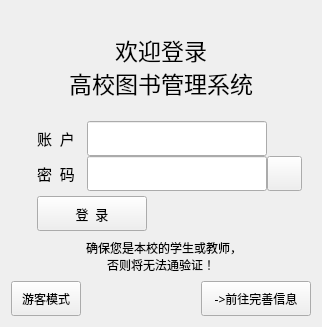
        <widget class="QWidget" name="page_login">
         <layout class="QGridLayout" name="gridLayout_2">
          <item row="0" column="0">
           <widget class="QWidget" name="widget_3" native="true">
            <layout class="QGridLayout" name="gridLayout_5">
             <property name="leftMargin">
              <number>0</number>
             </property>
             <property name="topMargin">
              <number>0</number>
             </property>
             <property name="rightMargin">
              <number>0</number>
             </property>
             <property name="bottomMargin">
              <number>0</number>
             </property>
             <property name="spacing">
              <number>0</number>
             </property>
             <item row="1" column="0">
              <widget class="QWidget" name="widget_4" native="true">
               <property name="maximumSize">
                <size>
                 <width>300</width>
                 <height>16777215</height>
                </size>
               </property>
               <layout class="QGridLayout" name="gridLayout_3">
                <property name="leftMargin">
                 <number>0</number>
                </property>
                <property name="topMargin">
                 <number>0</number>
                </property>
                <property name="rightMargin">
                 <number>0</number>
                </property>
                <property name="bottomMargin">
                 <number>0</number>
                </property>
                <property name="spacing">
                 <number>0</number>
                </property>
                <item row="1" column="3">
                 <widget class="QPushButton" name="btn_pwdVisible">
                  <property name="minimumSize">
                   <size>
                    <width>35</width>
                    <height>35</height>
                   </size>
                  </property>
                  <property name="maximumSize">
                   <size>
                    <width>35</width>
                    <height>35</height>
                   </size>
                  </property>
                  <property name="text">
                   <string/>
                  </property>
                  <property name="icon">
                   <iconset resource="../res.qrc">
                    <normaloff>:/img/pwdClose.png</normaloff>:/img/pwdClose.png</iconset>
                  </property>
                  <property name="iconSize">
                   <size>
                    <width>30</width>
                    <height>30</height>
                   </size>
                  </property>
                 </widget>
                </item>
                <item row="0" column="3">
                 <spacer name="horizontalSpacer">
                  <property name="orientation">
                   <enum>Qt::Horizontal</enum>
                  </property>
                  <property name="sizeType">
                   <enum>QSizePolicy::Maximum</enum>
                  </property>
                  <property name="sizeHint" stdset="0">
                   <size>
                    <width>35</width>
                    <height>20</height>
                   </size>
                  </property>
                 </spacer>
                </item>
                <item row="0" column="2">
                 <widget class="QLineEdit" name="lineEdit_loginId">
                  <property name="minimumSize">
                   <size>
                    <width>180</width>
                    <height>35</height>
                   </size>
                  </property>
                  <property name="maximumSize">
                   <size>
                    <width>180</width>
                    <height>35</height>
                   </size>
                  </property>
                  <property name="font">
                   <font>
                    <family>微软雅黑</family>
                    <pointsize>10</pointsize>
                   </font>
                  </property>
                  <property name="text">
                   <string/>
                  </property>
                 </widget>
                </item>
                <item row="1" column="0">
                 <widget class="QLabel" name="label_5">
                  <property name="minimumSize">
                   <size>
                    <width>26</width>
                    <height>26</height>
                   </size>
                  </property>
                  <property name="maximumSize">
                   <size>
                    <width>26</width>
                    <height>26</height>
                   </size>
                  </property>
                  <property name="font">
                   <font>
                    <family>微软雅黑</family>
                    <pointsize>10</pointsize>
                   </font>
                  </property>
                  <property name="text">
                   <string/>
                  </property>
                  <property name="pixmap">
                   <pixmap resource="../res.qrc">:/img/pwd.png</pixmap>
                  </property>
                  <property name="scaledContents">
                   <bool>true</bool>
                  </property>
                 </widget>
                </item>
                <item row="0" column="0">
                 <widget class="QLabel" name="label_4">
                  <property name="minimumSize">
                   <size>
                    <width>26</width>
                    <height>26</height>
                   </size>
                  </property>
                  <property name="maximumSize">
                   <size>
                    <width>26</width>
                    <height>26</height>
                   </size>
                  </property>
                  <property name="font">
                   <font>
                    <family>微软雅黑</family>
                    <pointsize>10</pointsize>
                   </font>
                  </property>
                  <property name="text">
                   <string/>
                  </property>
                  <property name="pixmap">
                   <pixmap resource="../res.qrc">:/img/id.png</pixmap>
                  </property>
                  <property name="scaledContents">
                   <bool>true</bool>
                  </property>
                 </widget>
                </item>
                <item row="1" column="2">
                 <widget class="QLineEdit" name="lineEdit_loginPwd">
                  <property name="minimumSize">
                   <size>
                    <width>180</width>
                    <height>35</height>
                   </size>
                  </property>
                  <property name="maximumSize">
                   <size>
                    <width>180</width>
                    <height>35</height>
                   </size>
                  </property>
                  <property name="font">
                   <font>
                    <family>微软雅黑</family>
                    <pointsize>10</pointsize>
                   </font>
                  </property>
                  <property name="text">
                   <string/>
                  </property>
                  <property name="echoMode">
                   <enum>QLineEdit::Password</enum>
                  </property>
                 </widget>
                </item>
                <item row="1" column="1">
                 <widget class="QLabel" name="label_3">
                  <property name="minimumSize">
                   <size>
                    <width>50</width>
                    <height>35</height>
                   </size>
                  </property>
                  <property name="maximumSize">
                   <size>
                    <width>50</width>
                    <height>35</height>
                   </size>
                  </property>
                  <property name="font">
                   <font>
                    <family>微软雅黑</family>
                    <pointsize>11</pointsize>
                   </font>
                  </property>
                  <property name="text">
                   <string>密  码</string>
                  </property>
                 </widget>
                </item>
                <item row="0" column="1">
                 <widget class="QLabel" name="label_2">
                  <property name="minimumSize">
                   <size>
                    <width>50</width>
                    <height>35</height>
                   </size>
                  </property>
                  <property name="maximumSize">
                   <size>
                    <width>50</width>
                    <height>35</height>
                   </size>
                  </property>
                  <property name="font">
                   <font>
                    <family>微软雅黑</family>
                    <pointsize>11</pointsize>
                   </font>
                  </property>
                  <property name="text">
                   <string>账  户</string>
                  </property>
                 </widget>
                </item>
                <item row="1" column="4">
                 <spacer name="horizontalSpacer_12">
                  <property name="orientation">
                   <enum>Qt::Horizontal</enum>
                  </property>
                  <property name="sizeHint" stdset="0">
                   <size>
                    <width>40</width>
                    <height>20</height>
                   </size>
                  </property>
                 </spacer>
                </item>
               </layout>
              </widget>
             </item>
             <item row="3" column="0">
              <widget class="QWidget" name="widget_5" native="true">
               <property name="minimumSize">
                <size>
                 <width>0</width>
                 <height>35</height>
                </size>
               </property>
               <property name="maximumSize">
                <size>
                 <width>300</width>
                 <height>35</height>
                </size>
               </property>
               <layout class="QGridLayout" name="gridLayout_4">
                <property name="leftMargin">
                 <number>0</number>
                </property>
                <property name="topMargin">
                 <number>0</number>
                </property>
                <property name="rightMargin">
                 <number>0</number>
                </property>
                <property name="bottomMargin">
                 <number>0</number>
                </property>
                <property name="spacing">
                 <number>0</number>
                </property>
                <item row="0" column="0">
                 <spacer name="horizontalSpacer_2">
                  <property name="orientation">
                   <enum>Qt::Horizontal</enum>
                  </property>
                  <property name="sizeType">
                   <enum>QSizePolicy::Maximum</enum>
                  </property>
                  <property name="sizeHint" stdset="0">
                   <size>
                    <width>26</width>
                    <height>20</height>
                   </size>
                  </property>
                 </spacer>
                </item>
                <item row="0" column="1">
                 <widget class="QPushButton" name="btn_login">
                  <property name="minimumSize">
                   <size>
                    <width>110</width>
                    <height>35</height>
                   </size>
                  </property>
                  <property name="maximumSize">
                   <size>
                    <width>110</width>
                    <height>355</height>
                   </size>
                  </property>
                  <property name="font">
                   <font>
                    <family>微软雅黑</family>
                    <pointsize>10</pointsize>
                   </font>
                  </property>
                  <property name="text">
                   <string>登  录</string>
                  </property>
                 </widget>
                </item>
                <item row="0" column="2">
                 <widget class="QLabel" name="lab_loginTip">
                  <property name="minimumSize">
                   <size>
                    <width>150</width>
                    <height>35</height>
                   </size>
                  </property>
                  <property name="maximumSize">
                   <size>
                    <width>16777215</width>
                    <height>35</height>
                   </size>
                  </property>
                  <property name="font">
                   <font>
                    <family>微软雅黑</family>
                   </font>
                  </property>
                  <property name="text">
                   <string/>
                  </property>
                  <property name="alignment">
                   <set>Qt::AlignCenter</set>
                  </property>
                 </widget>
                </item>
               </layout>
              </widget>
             </item>
             <item row="2" column="0">
              <spacer name="verticalSpacer">
               <property name="orientation">
                <enum>Qt::Vertical</enum>
               </property>
               <property name="sizeType">
                <enum>QSizePolicy::Maximum</enum>
               </property>
               <property name="sizeHint" stdset="0">
                <size>
                 <width>20</width>
                 <height>5</height>
                </size>
               </property>
              </spacer>
             </item>
             <item row="0" column="0">
              <widget class="QLabel" name="label">
               <property name="minimumSize">
                <size>
                 <width>300</width>
                 <height>110</height>
                </size>
               </property>
               <property name="maximumSize">
                <size>
                 <width>300</width>
                 <height>110</height>
                </size>
               </property>
               <property name="font">
                <font>
                 <family>微软雅黑</family>
                 <pointsize>17</pointsize>
                </font>
               </property>
               <property name="text">
                <string>欢迎登录
高校图书管理系统</string>
               </property>
               <property name="alignment">
                <set>Qt::AlignCenter</set>
               </property>
              </widget>
             </item>
             <item row="4" column="0">
              <widget class="QLabel" name="label_7">
               <property name="minimumSize">
                <size>
                 <width>0</width>
                 <height>50</height>
                </size>
               </property>
               <property name="maximumSize">
                <size>
                 <width>300</width>
                 <height>16777215</height>
                </size>
               </property>
               <property name="font">
                <font>
                 <family>微软雅黑</family>
                </font>
               </property>
               <property name="text">
                <string>  确保您是本校的学生或教师，
否则将无法通验证！</string>
               </property>
               <property name="alignment">
                <set>Qt::AlignCenter</set>
               </property>
              </widget>
             </item>
             <item row="5" column="0">
              <widget class="QWidget" name="widget_7" native="true">
               <property name="maximumSize">
                <size>
                 <width>300</width>
                 <height>35</height>
                </size>
               </property>
               <layout class="QHBoxLayout" name="horizontalLayout">
                <property name="spacing">
                 <number>0</number>
                </property>
                <property name="leftMargin">
                 <number>0</number>
                </property>
                <property name="topMargin">
                 <number>0</number>
                </property>
                <property name="rightMargin">
                 <number>0</number>
                </property>
                <property name="bottomMargin">
                 <number>0</number>
                </property>
                <item>
                 <widget class="QPushButton" name="btn_visitor">
                  <property name="minimumSize">
                   <size>
                    <width>70</width>
                    <height>35</height>
                   </size>
                  </property>
                  <property name="maximumSize">
                   <size>
                    <width>70</width>
                    <height>355</height>
                   </size>
                  </property>
                  <property name="font">
                   <font>
                    <family>微软雅黑</family>
                    <pointsize>9</pointsize>
                   </font>
                  </property>
                  <property name="text">
                   <string>游客模式</string>
                  </property>
                 </widget>
                </item>
                <item>
                 <spacer name="horizontalSpacer_3">
                  <property name="orientation">
                   <enum>Qt::Horizontal</enum>
                  </property>
                  <property name="sizeHint" stdset="0">
                   <size>
                    <width>40</width>
                    <height>20</height>
                   </size>
                  </property>
                 </spacer>
                </item>
                <item>
                 <widget class="QPushButton" name="btn_perfectInfo">
                  <property name="minimumSize">
                   <size>
                    <width>110</width>
                    <height>35</height>
                   </size>
                  </property>
                  <property name="maximumSize">
                   <size>
                    <width>110</width>
                    <height>35</height>
                   </size>
                  </property>
                  <property name="font">
                   <font>
                    <family>微软雅黑</family>
                    <pointsize>9</pointsize>
                   </font>
                  </property>
                  <property name="toolTip">
                   <string>前往完善信息</string>
                  </property>
                  <property name="text">
                   <string>-&gt;前往完善信息</string>
                  </property>
                 </widget>
                </item>
               </layout>
              </widget>
             </item>
            </layout>
           </widget>
          </item>
         </layout>
        </widget>
